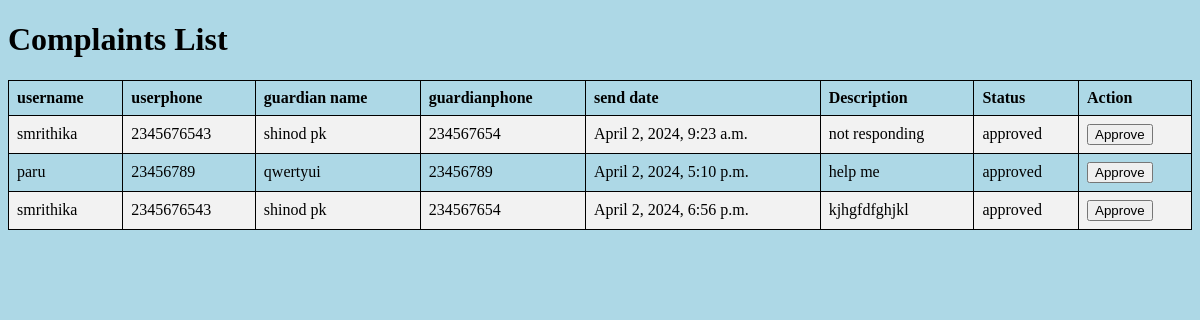
The page /complaintlist/2 (signed in) on the database as committed earlier.
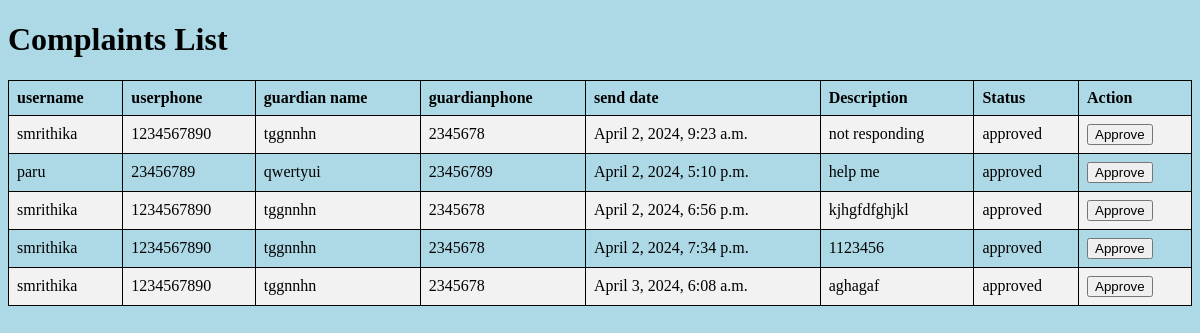
The same page on the database as committed later.
### app/models.py (models this page shows, shortened)
class Complaint(models.Model):
    complainant = models.ForeignKey(User, on_delete=models.CASCADE)
    description = models.TextField()
    date_time = models.DateTimeField(auto_now_add=True)
    status_option={
        ("pending","pending"),
        ("approved","approved")
    }
    status=models.CharField(max_length=200,choices=status_option,default="pending")

class User(AbstractUser):
    ROLE_CHOICES = [
        ("admin","Admin"),
        ("user", "User"),
        ("police","police")
    ]
    role = models.CharField(max_length=200, choices=ROLE_CHOICES, default="user")

class UserProfile(models.Model):
    user = models.OneToOneField(User, on_delete=models.CASCADE, related_name="user_profile")
    address = models.CharField(max_length=200, null=True)
    phone = models.CharField(max_length=20, null=True)
    dob = models.DateField(null=True)
    location = models.CharField(max_length=200, null=True)
    profile_image = models.ImageField(upload_to='images/profile', blank=True, null=True)
    guardian_name = models.CharField(max_length=200, null=True)
    guardian_phone = models.CharField(max_length=20, null=True)
    guardian_email = models.EmailField(max_length=30,null=True)

### app/views.py (the view)
# urls.py: path("complaintlist/<int:pk>",ComplaintListView.as_view(),name="complaintlist"),
@method_decorator(decs,name="dispatch")
class ComplaintListView(ListView):
    model = Complaint
    template_name = 'police_compalint_list.html'
    context_object_name = 'complaints'

### app/decorator.py (called while the page is built)
def login_required(fn):
    def wrapper(request,*args,**kwargs):
        if not request.user.is_authenticated:
            messages.error(request,"invalid session")
            return redirect("signin")
        else:
            return fn(request,*args,**kwargs)
    return wrapper

### app/templates/police_compalint_list.html (shortened to what this page needs)
<!DOCTYPE html>
<html lang="en">
<head>
</head>
<body style="background-color:lightblue;">
    <h1>Complaints List</h1>
    <div class="container mb-5">
        <div class="row d-flex justify-content-evenly">
            <div class="col-12 border">
                <table>
                    <tr>
                        <th>username</th>
                        <th>userphone</th>
                        <th>guardian name</th>
                        <th>guardianphone</th>
                        <th>send date</th>
                        <th>Description</th>
                        <th>Status</th>
                        <th>Action</th>
                    </tr>
                    {% for complaint in complaints %}
                    <tr>
                        <td>{{ complaint.complainant }}</td>
                        <td>{{ complaint.complainant.user_profile.phone }}</td>
                        <td>{{ complaint.complainant.user_profile.guardian_name }}</td>
                        <td>{{ complaint.complainant.user_profile.guardian_phone}}</td>
                        <td>{{ complaint.date_time}}</td>
                        <td>{{ complaint.description }}</td>
                        <td>{{ complaint.status }}</td>
                        <td>
                            <form method="post" action="{% url 'approve_complaint' complaint.id %}">
                                <button type="submit">Approve</button>
                            </form>
                        </td>
                    </tr>
                    {% endfor %}
                </table>
            </div>
        </div>
    </div>
</body>
</html>

Rows that differ between the two databases and show on the page:
changed through a linked row, Complaint "April 2, 2024, 9:23 a.m.": complainant.user_profile.phone "2345676543" → "1234567890"; complainant.user_profile.guardian_name "shinod pk" → "tggnnhn"; complainant.user_profile.guardian_phone "234567654" → "2345678"
changed through a linked row, Complaint "April 2, 2024, 6:56 p.m.": complainant.user_profile.phone "2345676543" → "1234567890"; complainant.user_profile.guardian_name "shinod pk" → "tggnnhn"; complainant.user_profile.guardian_phone "234567654" → "2345678"
added Complaint: complainant "smrithika", complainant.user_profile.phone "1234567890", complainant.user_profile.guardian_name "tggnnhn", complainant.user_profile.guardian_phone "2345678", date_time "April 2, 2024, 7:34 p.m.", description "1123456", status "approved"
added Complaint: complainant "smrithika", complainant.user_profile.phone "1234567890", complainant.user_profile.guardian_name "tggnnhn", complainant.user_profile.guardian_phone "2345678", date_time "April 3, 2024, 6:08 a.m.", description "aghagaf", status "approved"
